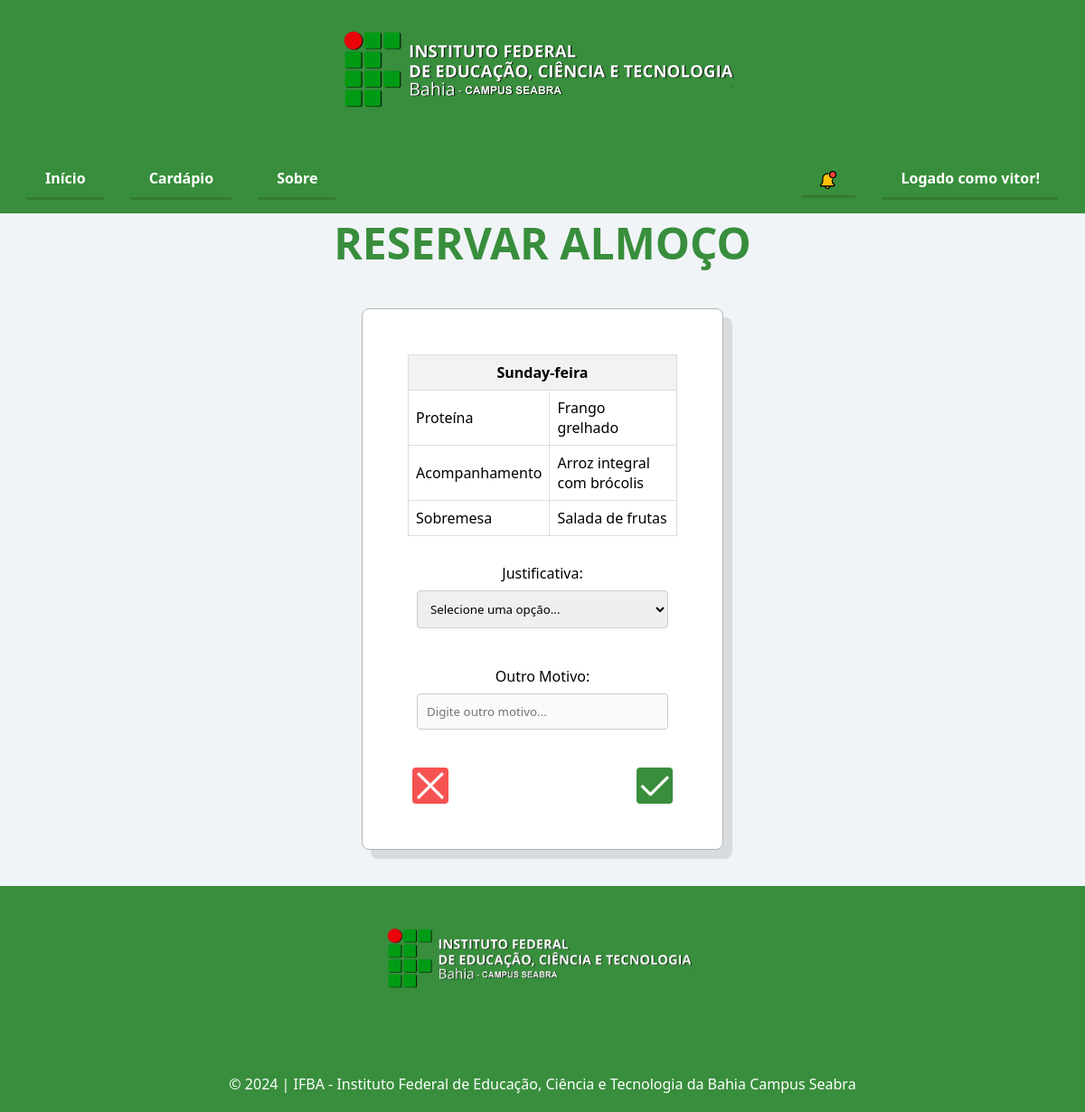
The page /View/cardapio-reserva.php (signed in) on the database its author committed.
### tables this page shows
CREATE TABLE `cardapio` (
  `id` int NOT NULL,
  `data_refeicao` date NOT NULL,
  `dia` varchar(255) NOT NULL,
  `principal` varchar(255) NOT NULL,
  `acompanhamento` varchar(255) NOT NULL,
  `sobremesa` varchar(255) NOT NULL,
  `ind_excluido` tinyint(1) NOT NULL DEFAULT '0'
);

### Model/model.php (called while the page is built, shortened)
<?php
    class LoginModel {
        public $conn;
        public function __construct() {
            require("connect.php");
            $this->conn = $conn;
        }
        public function getCardapio() : array {
            $sql = "SELECT * FROM cardapio WHERE ind_excluido = 0 ORDER BY data_refeicao";
            $result = $this->conn->query($sql);
            if ($result->num_rows > 0) {
                $cardapio = array_fill(0, 5, null);
                while ($row = $result->fetch_assoc()) {
                    $dia = "";
                    switch ($row['dia']) {
                        case "segunda":
                            $dia = 0; break;
                        case "terca":
                            $dia = 1; break;
                        case "quarta":
                            $dia = 2; break;
                        case "quinta":
                            $dia = 3; break;
                        case "sexta":
                            $dia = 4; break;
                    }
                    $cardapio[$dia] = array(
                        "dia" => $row['dia'],
                        "data" => $row['data_refeicao'],
                        "principal" => $row['principal'],
                        "acompanhamento" => $row['acompanhamento'],
                        "sobremesa" => $row['sobremesa']
                    );
                }
                return $cardapio;
            } else {
                return array(null);
            }
        }
    }
?>

### Controller/controller.php (called while the page is built, shortened)
<?php
    class LoginController {
        public $model;
        public function __construct() {
            $path = realpath(__DIR__ . "/..");
            require($path . "/Model/model.php");
            $this->model = new LoginModel();
        }
        public function getCardapio() : array {
            return $this->model->getCardapio();
        }
    }
?>

### View/cardapio-reserva.php (the view, shortened to what this page needs)
<?php session_start();
    require("../Controller/controller.php");
    $controller = new LoginController();
    $cardapio = $controller->getCardapio();
    $dataAtual = date('Y-m-d');
    $diaDaSemana = date('l', strtotime($dataAtual));
?>
<!DOCTYPE html>
<html lang="pt-br">
<head>
    <link rel="stylesheet" href="css/cardapio-reserva.css">
</head>
<body>
<header class="session-1"> <a href='https://portal.ifba.edu.br/seabra' target='_blank'> <img src='../assets/1b1210fdf4454600bea220983da0cc63.png' alt='logo-ifba-seabra' draggable='false'> </a> </header>
    <?php include_once("process/navbar.php"); showNav("default"); ?>
    <div class="container">
    <h1>RESERVAR ALMOÇO</h1>
    <form action="process/process-justificativa.php" method="POST">
        <table>
            <tr><th colspan="2"><?php echo ucfirst($diaDaSemana) . '-feira' ?></th></tr>
            <tr><td>Proteína</td><td><?php echo $cardapio['principal']; ?></td></tr>
            <tr><td>Acompanhamento</td><td><?php echo $cardapio['acompanhamento']; ?></td></tr>
            <tr><td>Sobremesa</td><td><?php echo $cardapio['sobremesa']; ?></td></tr>
        </table>
        <label for="justificativa">Justificativa:</label>
        <select id="justificativa" name="justificativa" onchange="toggleOutroMotivo()" required>
            <option value="" selected disabled hidden>Selecione uma opção...</option>
        </select>
        <br>
        <label for="outro">Outro Motivo:</label>
        <input type="text" id="outro" name="outro" placeholder="Digite outro motivo..." disabled required>
        <br>
        <div class="botao-container">
            <button class="cancelar" type="button" onclick="cancelarCardapio()"></button>
            <button class="validar" type="submit"></button>
        </div>
    </form>
</div>
    <?php include 'footer.php'; ?>
</body>
</html>

### View/css/cardapio-reserva.css (style rules this page uses)
h1 { font-size: 48px; margin: 20px 0; text-align: center; color: #388E3C; }
label { margin-bottom: 8px; }
input[type=text], select { width: calc(100% - 20px); padding: 10px; margin-bottom: 20px; border: 1px solid #ccc; border-radius: 4px; }
.botao-container { display: flex; justify-content: center; align-items: center; }
.cancelar { background-color: #f75252; color: #fff; }
.validar { background-color: #388E3C; color: #fff; }
#outro:disabled { cursor: not-allowed; }
table { width: 100%; border-collapse: collapse; margin-bottom: 30px; }
th, td { border: 1px solid #ddd; padding: 8px; text-align: left; }
th { background-color: #f2f2f2; text-align: center; }

### View/css/style.css (style rules this page uses)
:root { --light-green: #388E3C; --dark-green: #274E13; --medium-green: #337A30; --gray: #706f6f; --salmon: #f75252; --medium-salmon: #d63838; }
*, *::after, *::before { margin: 0; padding: 0; box-sizing: border-box; font-family: 'Segoe UI', Tahoma, Geneva, Verdana, sans-serif; }
body { background-color: #f0f4f7; }
.session-1 { display: flex; flex-direction: column; justify-content: center; align-items: center; background-color: #388E3C; color: white; }
img { user-select: none; }
h1, h2, h3, h4, h5, h6 { margin: 0; }
a { text-decoration: none; }
.botao-container { width: 100%; display: flex; justify-content: space-between; align-items: center; }
.cancelar, .validar { padding: 5px 5px; margin: 0 5px; border: none; border-radius: 4px; cursor: pointer; font-size: 16px; display: flex; justify-content: center; align-items: center; transition: background-color 0.3s ease; width: 40px; height: 40px; background-repeat: no-repeat; background-position: center; background-size: contain; }
.cancelar { background-color: #f75252; color: #fff; background-image: url('../../assets/cancelar-100px.png'); }
.validar { background-color: #388E3C; color: #fff; background-image: url('../../assets/validar-100px.png'); }
form { max-width: 400px; margin: 40px auto; padding: 50px; border: 1px solid #b4b4b4; border-radius: 8px; background-color: #fff; display: flex; flex-direction: column; align-items: center; box-shadow: 10px 10px 0 rgba(0, 0, 0, 0.1); }

### rows shown on the page
cardapio: principal "Frango grelhado", acompanhamento "Arroz integral com brócolis", sobremesa "Salada de frutas"

### other values the page prints
$nome "vitor"
$diaDaSemana "Sunday"
